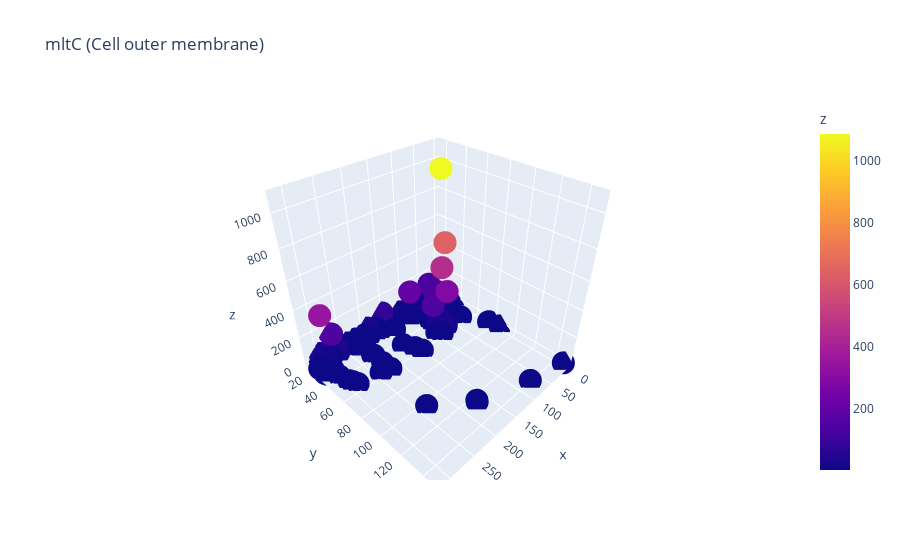

Notebook code cell kept with this figure:
### Code cell
import plotly.express as px
fig = px.scatter_3d(coords_df, x='x', y='y', z='z',color='z',title=gene_name+" ("+protein_type+")")
fig.write_html(r'C:\Users\husay\Desktop\Biotech\Plotly Graphs/'+gene_name+" ("+protein_type+")"+".html")
fig.show()

### Figure 1 — Plotly figure (JSON) as saved in the notebook; plotly's stock layout.template omitted (floating-point values rounded to 4 significant figures; data arrays with more than 128 entries replaced by an {"elided": "..."} marker saying what was removed)
{"data": [{"hovertemplate": "x=%{x}<br>y=%{y}<br>z=%{marker.color}<extra></extra>", "legendgroup": "", "marker": {"color": {"elided": "131 int values"}, "coloraxis": "coloraxis", "symbol": "circle"}, "mode": "markers", "name": "", "scene": "scene", "showlegend": false, "type": "scatter3d", "x": {"elided": "131 int values"}, "y": {"elided": "131 int values"}, "z": {"elided": "131 int values"}}], "layout": {"coloraxis": {"colorbar": {"title": {"text": "z"}}, "colorscale": [[0, "#0d0887"], [0.1111, "#46039f"], [0.2222, "#7201a8"], [0.3333, "#9c179e"], [0.4444, "#bd3786"], [0.5556, "#d8576b"], [0.6667, "#ed7953"], [0.7778, "#fb9f3a"], [0.8889, "#fdca26"], [1, "#f0f921"]]}, "legend": {"tracegroupgap": 0}, "scene": {"domain": {"x": [0, 1], "y": [0, 1]}, "xaxis": {"title": {"text": "x"}}, "yaxis": {"title": {"text": "y"}}, "zaxis": {"title": {"text": "z"}}}, "title": {"text": "mltC (Cell outer membrane)"}}}
